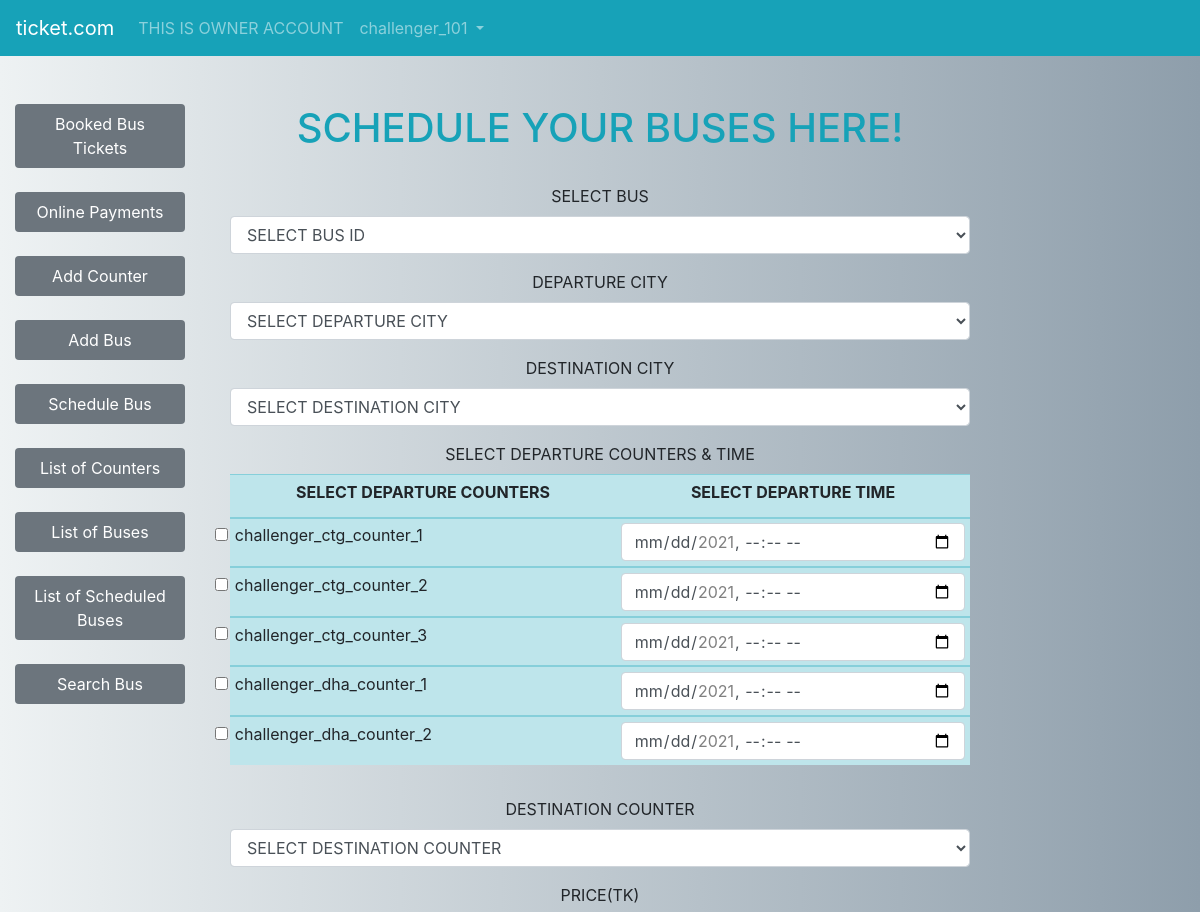
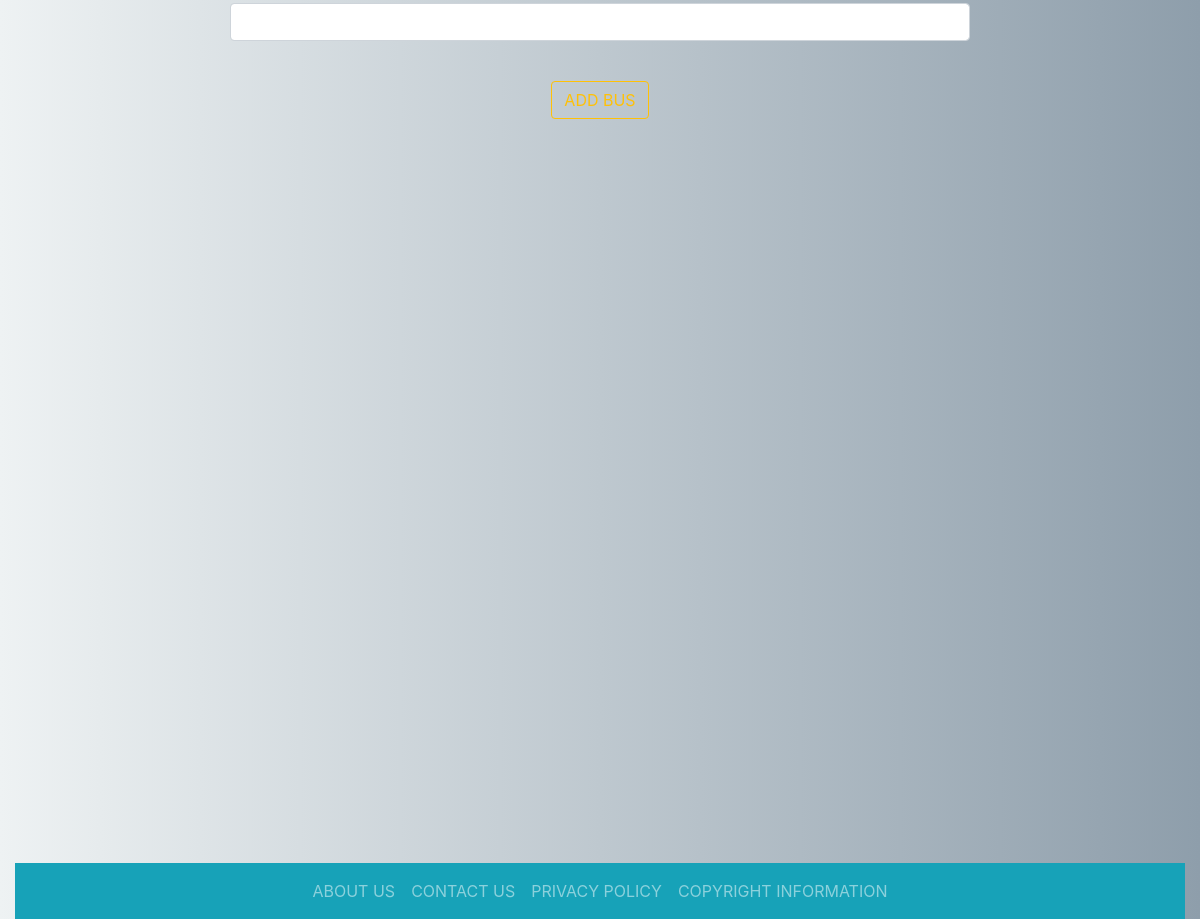
/owner/addschedule.php (signed in), run on the app's committed database (2 pictures, top to bottom).
### tables this page shows
CREATE TABLE `buscounter` (
  `REG` timestamp NOT NULL DEFAULT current_timestamp(),
  `COUNTER_ID` varchar(255) NOT NULL,
  `OWNER` varchar(255) NOT NULL,
  `ADDRESS` varchar(255) NOT NULL,
  `CONTACT` varchar(255) NOT NULL
);

### includes/scheduleform.php (the view, shortened to what this page needs)
<?php
$mindate = date("Y-m-d");
$mintime = date("h:i");
$min = $mindate . "T" . $mintime;
$maxdate = date("Y-m-d", strtotime("+10 Days"));
$maxtime = date("h:i");
$max = $maxdate . "T" . $maxtime;
?>
<br>
<h1 class='text-info'>SCHEDULE YOUR BUSES HERE!</h1>
<br>
<form target="_self" enctype="multipart/form-data" method="POST">
    <div class="col">
        <div class="form-group">
            <label for="bus">SELECT BUS</label>
            <select class="form-control" id="bus" name="bus" required>
                <option value="">SELECT BUS ID</option>
            </select>
        </div>
        <div class="form-group">
            <label for="depart">DEPARTURE CITY</label>
            <select class="form-control" id="depart" name="departcity" required>
                <option value="">SELECT DEPARTURE CITY</option>
            </select>
        </div>
        <div class="form-group">
            <label for="dest">DESTINATION CITY</label>
            <select class="form-control" id="dest" name="destcity" required>
                <option value="">SELECT DESTINATION CITY</option>
            </select>
        </div>
        <div class="form-group table-responsive">
            <label for="">SELECT DEPARTURE COUNTERS & TIME</label>
            <table class="table table-sm table-info">
                <thead>
                    <tr>
                        <th scope="col"><label for="depart">SELECT DEPARTURE COUNTERS</label></th>
                        <th scope="col"><label for="time">SELECT DEPARTURE TIME</label></th>
                    </tr>
                </thead>
                <?php
                $query = "SELECT COUNTER_ID FROM buscounter WHERE OWNER = '$user_id'";
                $result = mysqli_query($con, $query);
                while ($row = mysqli_fetch_array($result)) {
                    $depart = $row['COUNTER_ID'];
                    echo "
                    <div class='form-check'>
                    <tbody>
                    <tr class='text-justify'><td>
                    <input type='checkbox' class='form-check-input departcounter' value='$depart' id='departcounter' name='departcounter[]'>
                    <label class='form-check-label' for='departcounter'> $depart </label>
                    </td><td>
                    <input type='datetime-local' class='form-control' id='time' name='time[]' min=$min max=$max>
                    </td></tr>
                    </tbody>
                    </div>
                    ";
                }
                ?>
            </table>
        </div>
        <div class="form-group">
            <label for="dest">DESTINATION COUNTER</label>
            <select class="form-control" id="dest" name="destcounter" required>
                <option value="">SELECT DESTINATION COUNTER</option>
            </select>
        </div>
        <div class="form-group">
            <label for="price">PRICE(TK)</label>
            <input type="number" class="form-control" id="price" name="price" required>
        </div>
        <br><button type="submit" class="btn btn-outline-warning" value="ADD" name="add" id="add">ADD BUS</button><br>
</form>
<br>

### style.css (style rules this page uses)
body { background: #8e9eab; background: -webkit-linear-gradient(to right, #eef2f3, #8e9eab); background: linear-gradient(to right, #eef2f3, #8e9eab); }

### data on the page
buscounter: COUNTER_ID "challenger_ctg_counter_1"
buscounter: COUNTER_ID "challenger_ctg_counter_2"
buscounter: COUNTER_ID "challenger_ctg_counter_3"
buscounter: COUNTER_ID "challenger_dha_counter_1"
buscounter: COUNTER_ID "challenger_dha_counter_2"

### other printed values
$user "OWNER"
$user_id "challenger_101"
